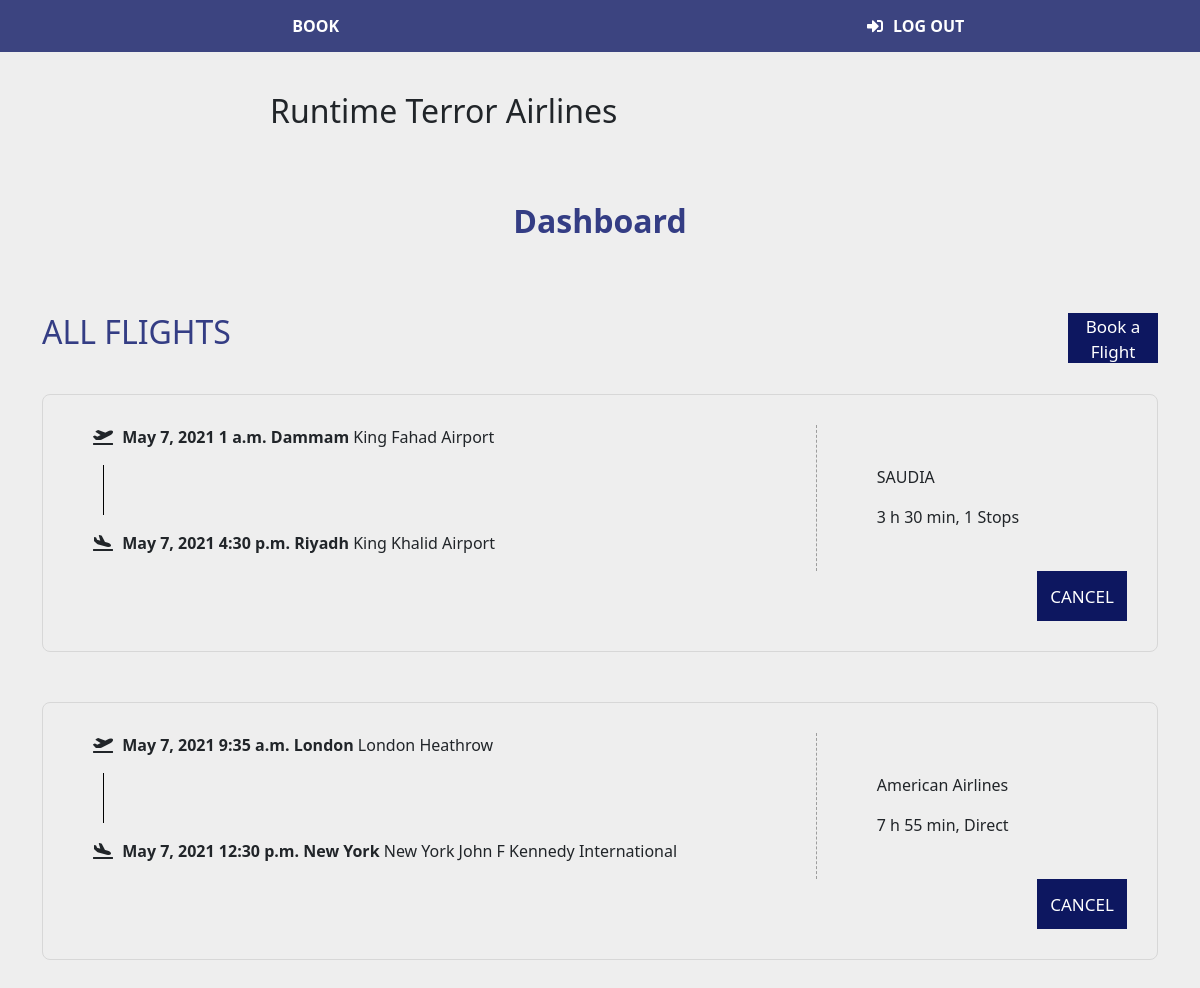
Screenshot of /dashboard (signed in) with the database file from the repository.
### main/models.py (models this page shows)
class Flight(models.Model):
    airline = models.CharField(max_length=50)
    from_city = models.CharField(max_length=15)
    to_city = models.CharField(max_length=15)
    from_airport = models.CharField(max_length=50)
    to_airport = models.CharField(max_length=50)
    departure_date = models.DateField()
    departure_time = models.TimeField()
    landing_date = models.DateField()
    landing_time = models.TimeField()
    flight_duration = models.CharField(max_length=15)
    economy_price = models.CharField(max_length=15)
    business_price = models.CharField(max_length=15)
    number_of_stops = models.IntegerField()
    waiting_time = models.CharField(max_length=15)
    on_flight = models.ManyToManyField(User, related_name="flight")
    created_at = models.DateTimeField(auto_now_add=True)
    updated_at = models.DateTimeField(auto_now=True)

### main/views.py (the view)
# urls.py: path('dashboard', views.user_dashboard),
def user_dashboard(request):
    if request.session is None:
        return redirect("/login")
    else:
        user_bookings = Flight.objects.filter(on_flight = request.session['logged_in'])
    context = {
        "user_bookings" : user_bookings,
        "logged_in" : User.objects.get(id=request.session['logged_in']),
    }
    return render(request, 'UserDashboard.html', context)

### main/templates/UserDashboard.html (shortened to what this page needs)
<!DOCTYPE html>
<html lang="en">
<head>
    <link href="https://cdn.jsdelivr.net/npm/bootstrap@5.0.0-beta3/dist/css/bootstrap.min.css" rel="stylesheet"
>
    <link rel="stylesheet" href="https://cdnjs.cloudflare.com/ajax/libs/font-awesome/5.15.3/css/all.min.css">
    {% load static %}
    <link rel="stylesheet" type="text/css" href="{% static 'css/nav.css' %}">
    <link rel="stylesheet" type="text/css" href="{% static 'css/AdminDashboard.css' %}">
    <link rel="stylesheet" type="text/css" href="{% static 'css/footer.css' %}">
    <link rel="stylesheet" type="text/css" href="{% static 'css/flights.css' %}">
</head>
<body>
    <div class="container-fluid px-0">
        <nav class="navbar navbar-expand-lg navbar-dark bg-black py-0 px-0">
            <div class="collapse navbar-collapse" id="navbarNav">
                <ul class="navbar-nav">
                    <li class="nav-item"> <a class="nav-link" href="/home">BOOK</a> </li>
                </ul>
                <a class="nav-link login" href="/logout"><i class="fas fa-sign-in-alt"></i>LOG OUT</a>
            </div>
        </nav>
        <div class="logo">
          <h2 class="brand">Runtime Terror Airlines</h2>
        </div>
        <div class="container">
        <div>
        <h4 class="title">Dashboard</h4>
      </div>
      <div class="content-head">
        <div class="add">
          <h4 class="sub-title">ALL FLIGHTS</h4>
          <a href="/home" style="text-decoration: none"><button class="add-button buttons">Book a Flight</button></a>
        </div>
        {% for booking in user_bookings %}
        <div class="flight">
            <div class="top">
              <div class="flight-time">
                <p>
                  <i class="fas fa-plane-departure airplane"></i>
                  <strong> {{booking.departure_date}} {{booking.departure_time}} {{booking.from_city}}</strong> {{booking.from_airport}}
                </p>
                <p class="land"></p>
                <p>
                  <i class="fas fa-plane-arrival airplane"></i>
                  <strong> {{booking.landing_date}} {{booking.landing_time}} {{booking.to_city}}</strong> {{booking.to_airport}}
                </p>
              </div>
              <div class="details">
                <p>{{booking.airline}}</p>
                <p>{{booking.flight_duration}}, {% if booking.number_of_stops == 0 %} Direct {% else %} {{booking.number_of_stops}} Stops {% endif %}</p>
              </div>
            </div>
            <div class="ed-del">
              <a href="/cancel_flight/{{booking.id}}" style="text-decoration: none"><button
                  class="add-button buttons">CANCEL</button></a>
            </div>
        </div>
        {% endfor %}
        </div>
    </div>
</body>
</html>

### main/static/css/nav.css (style rules this page uses)
.bg-black { background-color: rgb(60, 68, 128) }
.nav-link { color: inherit !important }
.nav-item { padding: 6px 20px; color: #fff; font-weight: bold; width: 200px; text-align: center; }
.login { padding: 6px 20px; color: #fff !important; font-weight: bold; height: 52px; display: flex; align-items: center; }
#navbarNav { justify-content: space-around; }
.logo { margin: 40px 0; display: flex; justify-content: space-around; }
.brand { width: 660px; }
.fa-sign-in-alt { margin-right: 10px; }

### main/static/css/AdminDashboard.css (style rules this page uses)
.title { font-weight: 600; font-size: 2rem; color: #343d84; text-align: center; }
.sub-title { font-weight: 500; font-size: 2rem; color: #343d84; display: inline-flex; justify-content: space-between; }
.add-button { display: inline-flex; justify-content:space-evenly; }
.top { display: flex; }
.ed-del { text-align: end; }
.buttons { width: 90px; display: inline-block; height: 50px; border: none; background-color: #0D1760; color: white; font-size: 17px; font-weight: 400; }
.add { display: flex; justify-content: space-between; margin-top:40px; margin-bottom: -20px; }
.land { padding-top: 50px; border-left: 1px solid black; margin-left: 10px; }
.airplane { margin-right: 5px; }

### main/static/css/footer.css (style rules this page uses)
a { color: #fff; text-decoration: none; }
body { background: #eee }

### main/static/css/flights.css (style rules this page uses)
.container { padding-bottom: 150px; }
.title { font-weight: 700; font-size: 2rem; color: #343d84; }
.flight { margin-top: 50px; border: 1px solid #d7d7d7; border-radius: 8px; padding: 30px; padding-left: 50px; }
.top { display: flex; }
.details { margin-left: 60px; margin-top: 40px; }
.flight-time { width: 70%; border-right: 1px dashed rgba(114, 114, 114, 0.646); }
.land { padding-top: 50px; border-left: 1px solid black; margin-left: 10px; }
.airplane { margin-right: 5px; }

### rows the page displays
Flight: departure_date "May 7, 2021", departure_time "1 a.m.", from_city "Dammam", from_airport "King Fahad Airport", landing_date "May 7, 2021", landing_time "4:30 p.m.", to_city "Riyadh", to_airport "King Khalid Airport", airline "SAUDIA", flight_duration "3 h 30 min", number_of_stops "1"
Flight: departure_date "May 7, 2021", departure_time "9:35 a.m.", from_city "London", from_airport "London Heathrow", landing_date "May 7, 2021", landing_time "12:30 p.m.", to_city "New York", to_airport "New York John F Kennedy International", airline "American Airlines", flight_duration "7 h 55 min", number_of_stops "Direct"
